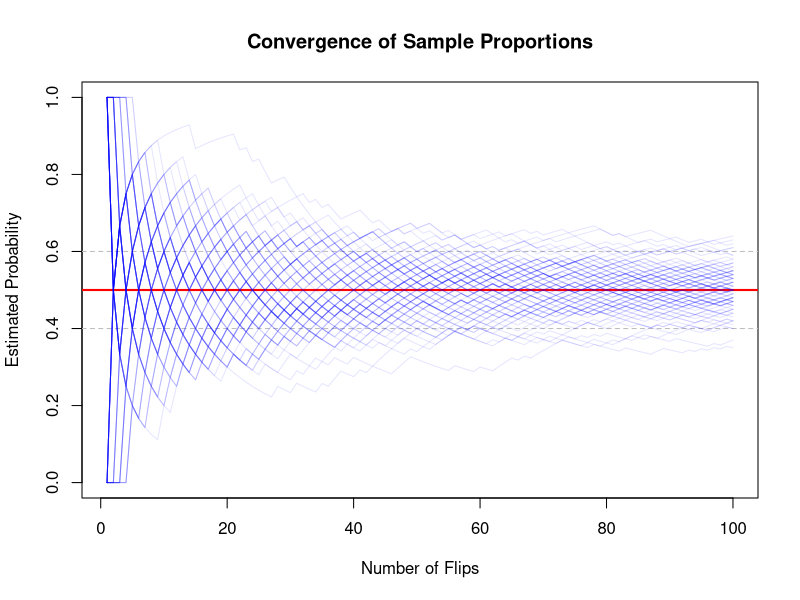
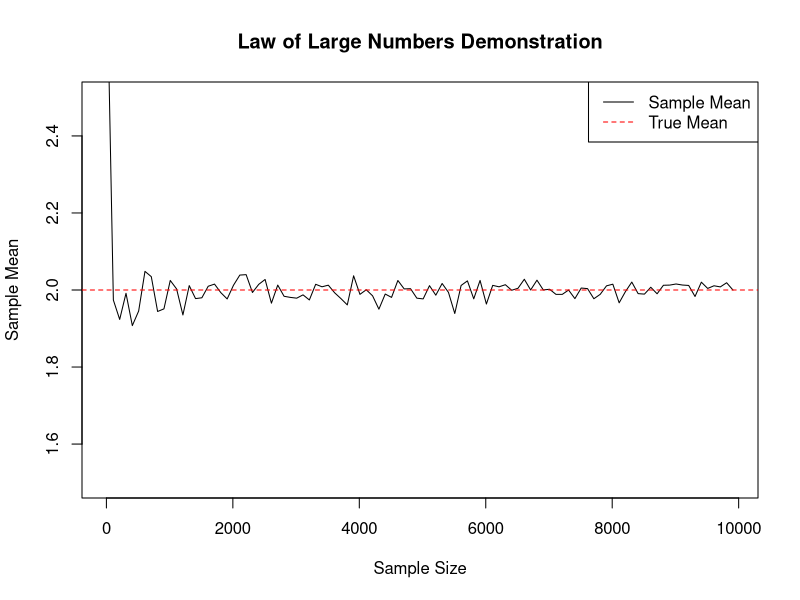
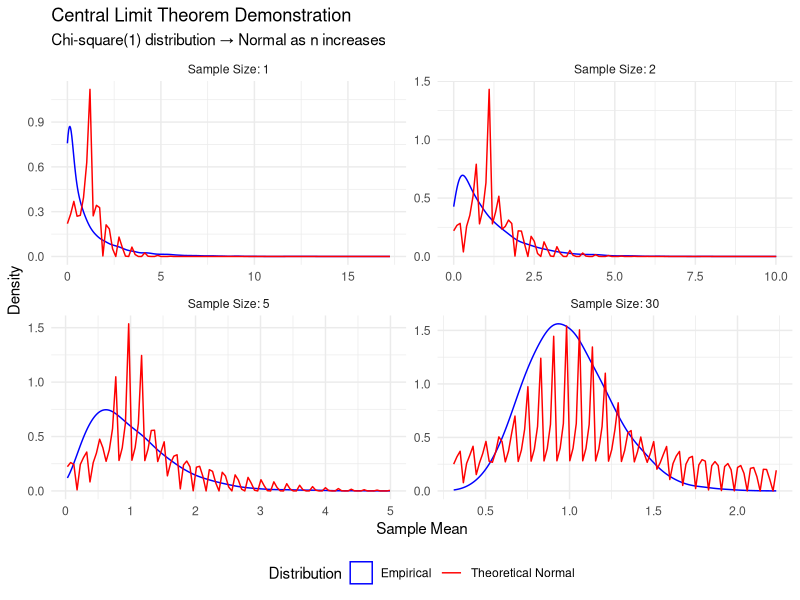

Generate these figures, in order, with R:
## ---- chunk 1
x <- c(2, 4, 6, 8)
n <- length(x)
x_bar <- mean(x)

# Calculate deviations
deviations <- x - x_bar
print(deviations)

# Note: these sum to zero by construction
print(sum(deviations))

# Compare biased and unbiased variance
biased_var <- sum((x - x_bar)^2)/n
unbiased_var <- sum((x - x_bar)^2)/(n-1)
r_var <- var(x)

print(biased_var)
print(unbiased_var)
print(r_var)
## ---- chunk 2
set.seed(123)
mu <- 10  # True population mean
sigma <- 2 # True population SD

# Function to compare squared deviations
compare_deviations <- function(n) {
  sample <- rnorm(n, mu, sigma)
  x_bar <- mean(sample)
  
  # Squared deviations from sample mean
  dev_xbar <- sum((sample - x_bar)^2)
  
  # Squared deviations from population mean
  dev_mu <- sum((sample - mu)^2)
  
  return(c(dev_xbar, dev_mu))
}

# Run many simulations
results <- replicate(10000, compare_deviations(5))
mean_devs <- rowMeans(results)
print(paste("Average squared deviations from x̄:", mean_devs[1]))
print(paste("Average squared deviations from μ:", mean_devs[2]))
## ---- chunk 3
# Set seed for reproducibility
set.seed(123)

# Part 1: Expectation (Mean) ----------------------------------------

# Simulate data from different distributions
n <- 10000  

# Normal distribution
x_normal <- rnorm(n, mean = 2, sd = 1.5)
# Log-normal distribution
x_lognormal <- rlnorm(n, meanlog = 0, sdlog = 0.5)
# Uniform distribution
x_uniform <- runif(n, min = 0, max = 5)

# Compute expectations (sample means)
# E(X) = ∑(x_i)/n
# The estimates are not exactly equal, but they are so close that we consider them unbiased
# That is, we can be confident that our estimation from a finite sample of data cannot get any better than this.
mean_normal <- mean(x_normal)
mean_lognormal <- mean(x_lognormal)
mean_uniform <- mean(x_uniform)

# Compare with theoretical expectations
cat("Normal Distribution:\n")
cat("Sample Mean:", mean_normal, "\n")
cat("Theoretical Mean:", 2, "\n\n")

cat("Log-normal Distribution:\n")
cat("Sample Mean:", mean_lognormal, "\n")
cat("Theoretical Mean:", exp(0 + 0.5^2/2), "\n\n")

cat("Uniform Distribution:\n")
cat("Sample Mean:", mean_uniform, "\n")
cat("Theoretical Mean:", 2.5, "\n\n")
## ---- chunk 4
# Part 2: Variance ------------------------------------------------

# Compute sample variances
# Var(X) = E[(X - μ)²] = ∑(x_i - x̄)²/(n-1)
var_normal <- var(x_normal)

# Manual computation to demonstrate the formula
biased_var_normal <- sum((x_normal - mean(x_normal))^2) / (length(x_normal)) # bessel's correction

cat("Variance Comparisons:\n")
cat("Normal Distribution:\n")
cat("Sample Variance:", var_normal, "\n")
cat("Theoretical Variance:", 1.5^2, "\n")
cat("Non-corrected Variance:", biased_var_normal, "\n\n")
## ---- chunk 5
# Exercise 1
# Write the code to compute the sample variance of the log-normal and uniform distributions
# Use cat() to print the results

## ---- chunk 6
# Exercise 2
# Create three random normal distributions with mu=5 and var=4: 1 with 10 observations, 1 with 100 observations, and 1 with 1000 observations
# Compute and print the biased and unbiased variance for each distribution

## ---- chunk 7
# Part 3: Covariance ------------------------------

# Generate correlated data
n <- 10000
rho <- 0.7  # desired correlation

# Method 1: Using mvrnorm from MASS package
library(MASS)

# 1 in the diagonal because each variable is obviously perfectly correlated with itself
# The off-diagonal elements are the correlation coefficients between the variables
sigma <- matrix(c(1, rho, rho, 1), nrow = 2)

# mu is the true mean of each random variable
# Sigma is the variance covariance matrix
xy_data <- mvrnorm(n, mu = c(0, 0), Sigma = sigma)
x <- xy_data[, 1]
y <- xy_data[, 2]

# Compute sample covariance
# Cov(X,Y) = E[(X - μ_x)(Y - μ_y)] = ∑(x_i - x̄)(y_i - ȳ)/(n-1)
cov_xy <- cov(x, y)

# Manual computation of covariance
# Exactly what's happening behind the scenes in the cov() function
manual_cov_xy <- sum((x - mean(x)) * (y - mean(y))) / (length(x) - 1)


cat("Covariance and Correlation:\n")
cat("Sample Covariance:", cov_xy, "\n")
cat("Manual Covariance:", manual_cov_xy, "\n")
cat("True Correlation:", rho, "\n\n")
## ---- chunk 8
set.seed(234)

# Function to simulate coin flips and check if estimate deviates by more than epsilon
check_convergence <- function(N, epsilon = 0.1, replications = 10000) {
  # Matrix to store results: each row is a replication of N coin flips
  results <- matrix(rbinom(N * replications, 1, 0.5), 
                   nrow = replications, ncol = N)
  
  # Calculate proportion of heads for each replication
  proportions <- rowMeans(results)
  
  # Calculate probability of deviating by more than epsilon
  prob_deviation <- mean(abs(proportions - 0.5) > epsilon)
  
  return(prob_deviation)
}

# Test different sample sizes
sample_sizes <- c(10, 50, 100, 500)
results <- sapply(sample_sizes, check_convergence)

# Print results
for(i in seq_along(sample_sizes)) {
  cat("N =", sample_sizes[i], 
      ": P(|theta_hat - 0.5| > 0.1) ≈", 
      round(results[i], 3), "\n")
}
## ---- chunk 9
# Visualization code
plot_convergence <- function(N = 100, epsilon = 0.1) {
  results <- matrix(rbinom(N * 100, 1, 0.5), 
                   nrow = 100, ncol = N)
  running_means <- t(apply(results, 1, cumsum) / 1:N)
  
  plot(1:N, running_means[1,], type = "n",
       ylim = c(0, 1),
       xlab = "Number of Flips",
       ylab = "Estimated Probability",
       main = "Convergence of Sample Proportions")
  
  # Add reference lines
  abline(h = 0.5, col = "red", lwd = 2)
  abline(h = 0.5 + epsilon, col = "gray", lty = 2)
  abline(h = 0.5 - epsilon, col = "gray", lty = 2)
  
  # Plot 100 different sequences
  for(i in 1:100) {
    lines(1:N, running_means[i,], col = rgb(0,0,1,0.1))
  }
}

plot_convergence()
## ---- chunk 10
set.seed(42)

# Demonstrate convergence of sample mean to theoretical mean
sample_sizes <- seq(10, 10000, by = 100)
sample_means <- numeric(length(sample_sizes))

for (i in seq_along(sample_sizes)) {
    sample_means[i] <- mean(rnorm(sample_sizes[i], mean = 2, sd = 1.5))
}

# Plot convergence
plot(sample_sizes, sample_means, type = "l",
     main = "Law of Large Numbers Demonstration",
     xlab = "Sample Size", ylab = "Sample Mean",
     ylim = c(1.5, 2.5))
abline(h = 2, col = "red", lty = 2)
legend("topright", legend = c("Sample Mean", "True Mean"),
       col = c("black", "red"), lty = c(1, 2))

## ---- chunk 11
# Theory: For large n, sample means are approximately normally distributed
# regardless of the underlying distribution

library(ggplot2)
library(gridExtra)

# Parameters
n_samples <- 10000  # Number of samples
sample_sizes <- c(1, 2, 5, 30)  # Different sample sizes to demonstrate convergence

# Generate data for different sample sizes
set.seed(42)  # For reproducibility

# Function to generate sample means and create a data frame for plotting
generate_clt_data <- function(sample_size) {
    # Generate sample means from chi-square(1)
    means <- replicate(n_samples, mean(rchisq(sample_size, df=1)))
    
    data.frame(
        sample_size = factor(paste("Sample Size:", sample_size)),
        mean = means
    )
}

# Combine all data
clt_data <- do.call(rbind, lapply(sample_sizes, generate_clt_data))

# Create the plot with smoother density estimates
ggplot(clt_data, aes(x = mean)) +
    geom_density(aes(color = "Empirical"), adjust = 1.5) +
    stat_function(aes(color = "Theoretical Normal"), 
                 fun = dnorm,
                 args = list(
                     mean = 1,  # theoretical mean of chi-square(1)
                     sd = sqrt(2/as.numeric(gsub("Sample Size: ", "", levels(clt_data$sample_size))))
                 )) +
    facet_wrap(~sample_size, scales = "free") +
    labs(title = "Central Limit Theorem Demonstration",
         subtitle = "Chi-square(1) distribution → Normal as n increases",
         x = "Sample Mean",
         y = "Density") +
    theme_minimal() +
    scale_color_manual(values = c("blue", "red"),
                      name = "Distribution") +
    theme(legend.position = "bottom")
